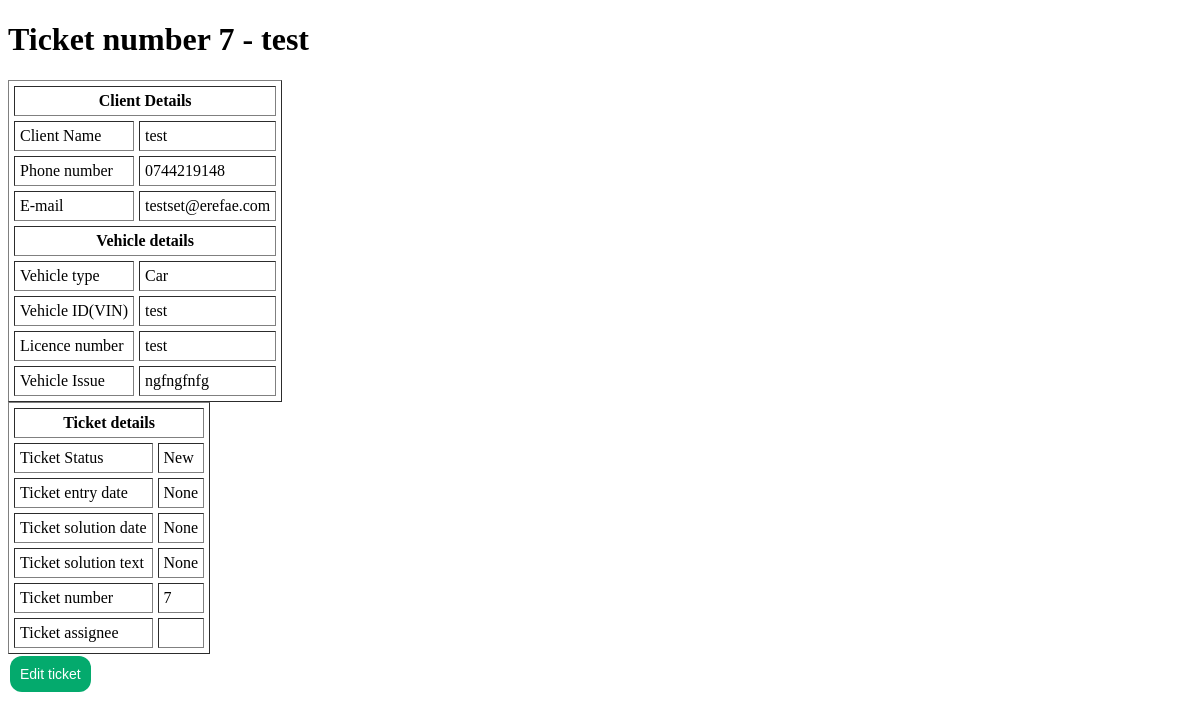
Before: /ticket/7/ with the older database file.
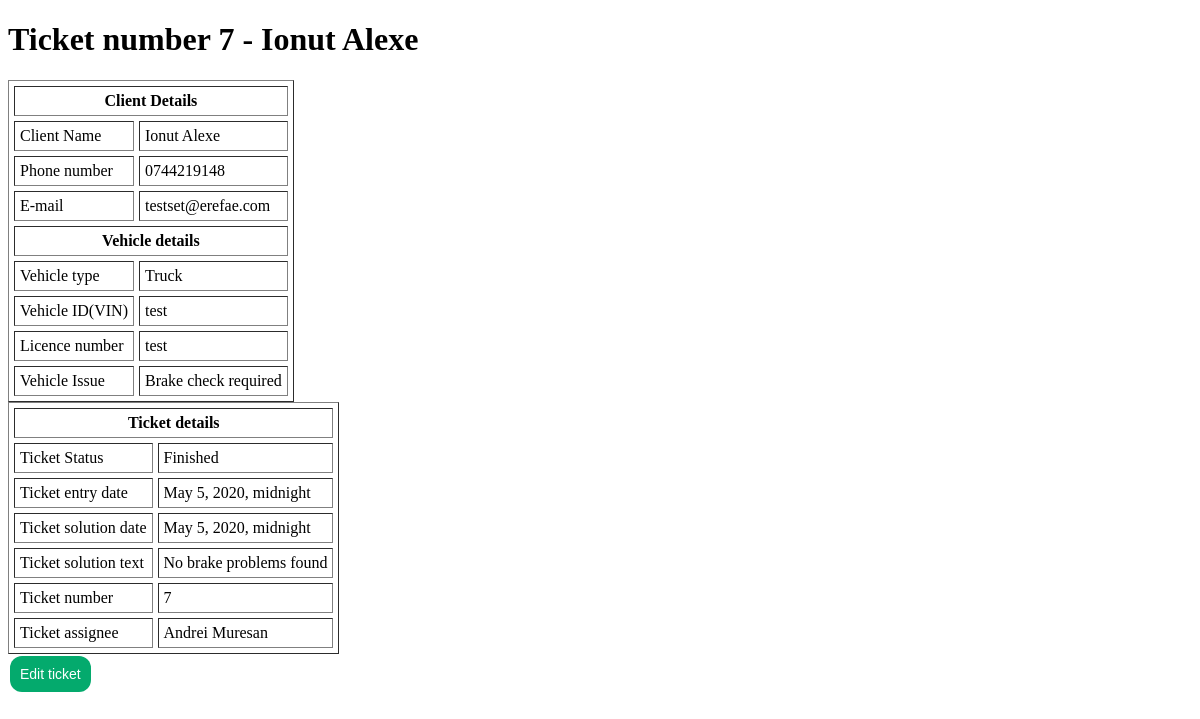
After: the same page with the newer database file.
### ticket/models.py (models this page shows, shortened)
class Ticket(models.Model):
    vehicle_types = (('Car', 'Car'), ('Motorcycle', 'Motorcycle'), ('Truck', 'Truck'))
    ticket_statuses = (('New', 'New'), ('Ongoing', 'Ongoing'), ('Finished', 'Finished'))
    client_name = models.CharField(max_length=100)
    client_phone = models.CharField(max_length=14)
    client_email = models.EmailField(max_length=100)
    vehicle_type = models.CharField(max_length=20, choices=vehicle_types, default='Car')
    vehicle_ID = models.CharField(max_length=17)
    vehicle_licence_number = models.CharField(max_length=12)
    vehicle_issue_text = models.TextField()
    ticket_status = models.CharField(max_length=10, choices=ticket_statuses, default='New')
    ticket_entry_date = models.DateTimeField(default=timezone.now)
    ticket_solution_date = models.DateTimeField(null=True, blank=True)
    ticket_solution_text = models.TextField(null=True, blank=True)
    ticket_number = models.AutoField(primary_key=True)
    ticket_assignee = models.CharField(max_length=100)

### ticket/views.py (the view)
# urls.py: path('<int:ticket_number>/', views.detail, name='detail'),
def detail(request, ticket_number):
    ticket = get_object_or_404(Ticket, pk=ticket_number)
    return render(request, 'ticket/detail.html', {'ticket': ticket})

### ticket/templates/ticket/detail.html (shortened to what this page needs)
<!DOCTYPE html>
<html lang="en">
<head>
</head>
<body>
    <h1>Ticket number {{ ticket.ticket_number }} - {{ ticket.client_name }}</h1>
    <table border = "1" cellpadding = "5", cellspacing = "5">
        <thead>
            <tr>
                <th colspan = "2">Client Details</th>
            </tr>
        </thead>
            <tr>
                <td>Client Name</td>
                <td>{{ticket.client_name}}</td>
            </tr>
            <tr>
                <td>Phone number</td>
                <td>{{ ticket.client_phone }}</td>
            </tr>
            <tr>
                <td>E-mail</td>
                <td>{{ ticket.client_email }}</td>
            </tr>
        <thead>
            <tr>
                <th colspan = "2">Vehicle details</th>
            </tr>
        </thead>
            <tr>
                <td>Vehicle type</td>
                <td>{{ticket.vehicle_type}}</td>
            </tr>
            <tr>
                <td>Vehicle ID(VIN)</a></td>
                <td>{{ ticket.vehicle_ID }}</td>
            </tr>
            <tr>
                <td>Licence number</td>
                <td>{{ticket.vehicle_licence_number}}</td>
            </tr>
            <tr>
                <td>Vehicle Issue</td>
                <td>{{ticket.vehicle_issue_text}}</td>
            </tr>
    </table>
    <table border = "1" cellpadding = "5", cellspacing = "5">
             <thead>
                <tr>
                    <th colspan = "2">Ticket details</th>
                </tr>
            </thead>
                <tr>
                    <td>Ticket Status</td>
                    <td>{{ticket.ticket_status}}</td>
                </tr>
                <tr>
                    <td>Ticket entry date</td>
                    <td>{{ticket.ticket_entry_date}}</td>
                </tr>
                <tr>
                    <td>Ticket solution date</td>
                    <td>{{ticket.ticket_solution_date}}</td>
                </tr>
                <tr>
                    <td>Ticket solution text</td>
                    <td>{{ticket.ticket_solution_text}}</td>
                </tr>
                        <tr>
                    <td>Ticket number</td>
                    <td>{{ticket.ticket_number}}</td>
                </tr>
                <tr>
                    <td>Ticket assignee</td>
                    <td>{{ticket.ticket_assignee}}</td>
                </tr>
        </table>
            <a href='editticket/'>
                <button class="button button4">Edit ticket</button>
            </a>
    </body>
</html>

Changed rows visible on the page:
changed Ticket "testset@erefae.com": client_name "test" → "Ionut Alexe"; vehicle_type "Car" → "Truck"; vehicle_issue_text "ngfngfnfg" → "Brake check required"; ticket_status "New" → "Finished"; ticket_entry_date "None" → "May 5, 2020, midnight"; ticket_solution_date "None" → "May 5, 2020, midnight"; ticket_solution_text "None" → "No brake problems found"; ticket_assignee (not shown) → "Andrei Muresan"
